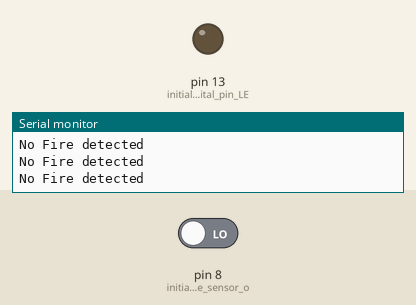
The sketch below on a simulated Arduino Uno, built with avr-gcc and run on an emulated ATmega328P. On the bench: output pins drawn as LEDs (lit = HIGH), the last lines printed to the serial monitor. Inputs (shaded band) come from the test bench; at power-on: pin 8 (initialize_Flame_sensor_o) LOW.

Above: at 2.8 s.
2.9 s: pin 8 (initialize_Flame_sensor_o) driven HIGH
At 3.4 s:
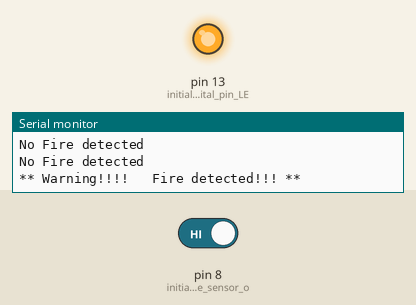
4.5 s: pin 8 (initialize_Flame_sensor_o) driven LOW
At 6.2 s:
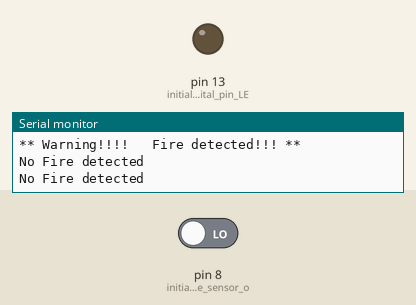
Timing chart, 0 to 7.7 s (numbered marks = the images above; inputs shaded):
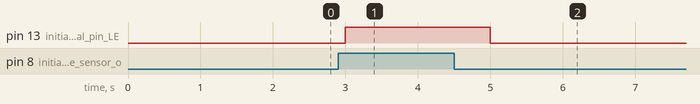

The sketch:

Flame_try.ino
```cpp
void setup()
{
  pinMode(8, INPUT); //initialize Flame sensor output pin connected pin as input.
  pinMode(LED_BUILTIN, OUTPUT);// initialize digital pin LED_BUILTIN as an output.
  Serial.begin(9600);// initialize serial communication @ 9600 baud:
}

void loop()
{
  if (digitalRead(8) == 1 )
  {
    digitalWrite(LED_BUILTIN, HIGH); // Led ON
    Serial.println("** Warning!!!!   Fire detected!!! **");
  }
  else
  {
    digitalWrite(LED_BUILTIN, LOW); // Led OFF
    Serial.println("No Fire detected");
  }
  delay(1000);
}
```

Measured:
- after the input at 2.9 s, pin 13 (initialize_digital_pin_LE): LOW → HIGH after 0.10 s
- after the input at 4.5 s, pin 13 (initialize_digital_pin_LE): HIGH → LOW after 0.50 s
